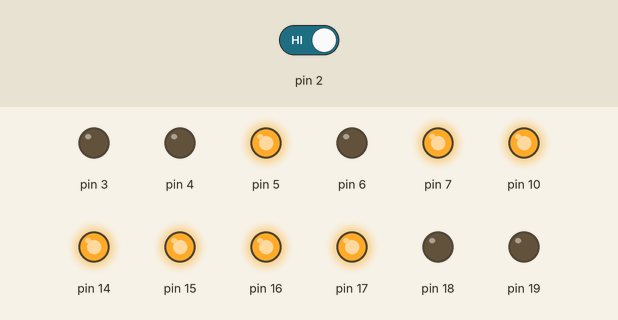
The sketch below on a simulated Arduino Uno, built with avr-gcc and run on an emulated ATmega328P. Shown: output pins drawn as LEDs (lit = HIGH). The test bench sets the inputs (shaded band); at power-on: pin 2 HIGH.

Above: at 1.2 s.
1.3 s: pin 2 driven LOW
Timing chart, 0 to 4.3 s (numbered marks = the images above; inputs shaded):
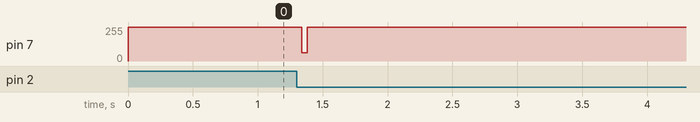

Measured:
- after the input at 1.3 s, pin 7: 255/255 → 62/255 at once, → 255/255 0.04 s later

The sketch:

Diamond_5.ino
```cpp
// include the SPI library:
#include <SPI.h>

struct fin { byte outer,outer2,inner2,inner; };
byte check = 0;
const static fin dat[] =
{
   //0b_0111_0000, 0b_0011_1000, 0b_0000_0000, 0b0000_0000
   //     7    0       3    8         0   0        0    0
 {0x00,0x00,0x00,0x00},//0
 {0x00,0x00,0x00,0x00},//1
 {0x00,0x00,0x00,0x00},//2
 {0x00,0x00,0x00,0x00},//3
 {0x00,0x00,0x00,0x00},//4
 {0x00,0x00,0x00,0x00},//5
 {0x00,0x00,0x00,0x00},//6
 {0x00,0x00,0x00,0x00},//7
 {0x00,0x00,0x00,0x00},//8
 {0x00,0x00,0x00,0x00},//9
 {0x00,0x00,0x00,0x00},//0
 {0x00,0x00,0x00,0x00},//11
 {0x00,0x00,0x00,0x00},//12
 {0x00,0x00,0x00,0x00},//13
 {0x00,0x00,0x00,0x00},//14
 {0x00,0x00,0x00,0x00},//15
 {0x00,0x00,0x00,0x00},//16
 {0x00,0x00,0x00,0x00},//17
 {0x00,0x00,0x00,0x00},//18
 {0x00,0x00,0x00,0x00},//19
 {0x00,0x00,0x00,0x00},//20
 {0x00,0x00,0x00,0x00},//21
 {0x00,0x00,0x00,0x00},//22
 {0x00,0x00,0x00,0x00},//23
 {0x00,0x00,0x00,0x00},//24
 {0x00,0x00,0x00,0x00},//25
 {0x00,0x00,0x00,0x00},//26
 {0x00,0x00,0x00,0x00},//27
 {0x00,0x00,0x00,0x00},//28
 {0x00,0x00,0x00,0x00},//29
 {0x00,0x00,0x00,0x00},//30
 {0x00,0x00,0x00,0x00},//31
 {0x00,0x00,0x00,0x00},//32
 {0x00,0x00,0x00,0x00},//33
 {0x00,0x00,0x00,0x00},//34
 {0x00,0x00,0x00,0x00},//35
 {0x00,0x00,0x00,0x00},//36
 {0x00,0x00,0x00,0x00},//37
 {0x00,0x00,0x00,0x00},//38
 {0x00,0x00,0x00,0x00},//39
 {0x00,0x00,0x00,0x00},//40
 {0x00,0x00,0x00,0x00},//41
 {0x00,0x00,0x00,0x00},//42
 {0x00,0x00,0x00,0x00},//43
 {0x00,0x00,0x00,0x00},//44
 {0x00,0x00,0x00,0x00},//45
 {0x00,0x00,0x00,0x00},//46
 {0x00,0x00,0x00,0x00},//47
 {0x00,0x00,0x00,0x00},//48
 {0x00,0x00,0x00,0x00},//49
 {0x00,0x00,0x00,0x00},//50
 {0x00,0x00,0x00,0x00},//51
 {0x00,0x00,0x00,0x00},//52
 {0x00,0x00,0x00,0x00},//53
 {0x00,0x00,0x00,0x00},//54
 {0x00,0x00,0x00,0x00},//55
 {0x00,0x00,0x00,0x00},//56
 {0x00,0x00,0x00,0x00},//57
 {0x00,0x00,0x00,0x00},//58
 {0x00,0x00,0x00,0x00},//59
 {0x00,0x00,0x00,0x00},//60
 {0x00,0x00,0x00,0x00},//61
 {0x00,0x00,0x00,0x00},//62
 {0x00,0x00,0x00,0x00},//63
 {0x00,0x00,0x00,0x00},//64
 {0x00,0x00,0x00,0x00},//65
 {0x00,0x00,0x00,0x00},//66
 {0x00,0x00,0x00,0x00},//67
 {0x00,0x00,0x00,0x00},//68
 {0x00,0x00,0x00,0x00},//69
 {0x00,0x00,0x00,0x00},//70
 {0x00,0x00,0x00,0x00},//71
 {0x00,0x00,0x00,0x00},//72
 {0x00,0x00,0x00,0x00},//73
 {0x00,0x00,0x00,0x00},//74
 {0x00,0x00,0x00,0x00},//75
 {0x00,0x00,0x00,0x00},//76
 {0x00,0x00,0x00,0x00},//77
 {0x00,0x00,0x00,0x00},//78
 {0x00,0x00,0x00,0x00},//79
 {0x00,0x00,0x00,0x00},//80
 {0x00,0x00,0x00,0x00},//81
 {0x00,0x00,0x00,0x00},//82
 {0x00,0x00,0x00,0x00},//83
 {0x00,0x00,0x00,0x00},//84
 {0x00,0x00,0x00,0x00},//85
 {0x00,0x00,0x00,0x00},//86
 {0x00,0x00,0x00,0x00},//87
 {0x00,0x00,0x00,0x00},//88
 {0x00,0x00,0x00,0x00},//89
 {0x00,0x00,0x00,0x00},//90
 {0x00,0x00,0x00,0x00},//91
 {0x00,0x00,0x00,0x00},//92
 {0x00,0x00,0x00,0x00},//93
 {0x00,0x00,0x00,0x00},//94
 {0x00,0x00,0x00,0x00},//95
 {0x00,0x00,0x00,0x00},//96
 {0x00,0x00,0x00,0x00},//97
 {0x00,0x00,0x00,0x00},//98
 {0x00,0x00,0x00,0x00},//99
 {0x00,0x00,0x00,0x00},//100
 {0x00,0x00,0x00,0x00},//101
 {0x00,0x00,0x00,0x00},//102
 {0x00,0x00,0x00,0x00},//103
 {0x00,0x00,0x00,0x00},//104
 {0x00,0x00,0x00,0x00},//105
 {0x00,0x00,0x00,0x00},//106
 {0x00,0x00,0x00,0x00},//107
 {0x00,0x00,0x00,0x00},//108
 {0x00,0x00,0x00,0x00},//109
 {0x00,0x00,0x00,0x00},//110
 {0x00,0x00,0x00,0x00},//111
 {0x00,0x00,0x00,0x00},//112
 {0x00,0x00,0x00,0x00},//113
 {0x00,0x00,0x00,0x00},//114
 {0x00,0x00,0x00,0x00},//115
 {0x00,0x00,0x00,0x00},//116
 {0x00,0x00,0x00,0x00},//117
 {0x00,0x00,0x00,0x00},//118
 {0x00,0x00,0x00,0x00},//119
 {0x00,0x00,0x00,0x00},//120
 {0x00,0x00,0x00,0x00},//121
 {0x00,0x00,0x00,0x00},//122
 {0x00,0x00,0x00,0x00},//123
 {0x00,0x00,0x00,0x00},//124
 {0x00,0x00,0x00,0x00},//125
 {0x00,0x00,0x00,0x00},//126
 {0x00,0x00,0x00,0x00},//127
 {0x00,0x00,0x00,0x00},//128
 {0x00,0x00,0x00,0x00},//129
 {0x00,0x00,0x00,0x00},//130
 {0x00,0x00,0x00,0x00},//131
 {0x00,0x00,0x00,0x00},//132
 {0x00,0x00,0x00,0x00},//133
 {0x00,0x00,0x00,0x00},//134
 {0x00,0x00,0x00,0x00},//135
 {0x00,0x00,0x00,0x00},//136
 {0x00,0x00,0x00,0x00},//137
 {0x00,0x00,0x00,0x00},//138
 {0x00,0x00,0x00,0x00},//139
 {0x00,0x00,0x00,0x00},//140
 {0x00,0x00,0x00,0x00},//141
 {0x00,0x00,0x00,0x00},//142
 {0x00,0x00,0x00,0x00},//143
 {0x00,0x00,0x00,0x00},//144
 {0x00,0x00,0x00,0x00},//145
 {0x00,0x00,0x00,0x00},//146
 {0x00,0x00,0x00,0x00},//147
 {0x00,0x00,0x00,0x00},//148
 {0x00,0x00,0x00,0x00},//149
 {0x00,0x00,0x00,0x00},//150
 {0x00,0x00,0x00,0x00},//151
 {0x00,0x00,0x00,0x00},//152
 {0x00,0x00,0x00,0x00},//153
 {0x00,0x00,0x00,0x00},//154
 {0x00,0x00,0x00,0x00},//155
 {0x00,0x00,0x00,0x00},//156
 {0x00,0x00,0x00,0x00},//157
 {0x00,0x00,0x00,0x00},//158
 {0x00,0x00,0x00,0x00},//159
 {0x00,0x00,0x00,0x00},//160
 {0x00,0x00,0x00,0x00},//161
 {0x00,0x00,0x00,0x00},//162
 {0x00,0x00,0x00,0x00},//163
 {0x00,0x00,0x00,0x00},//164
 {0x00,0x00,0x00,0x00},//165
 {0x00,0x00,0x00,0x00},//166
 {0x00,0x00,0x00,0x00},//167
 {0x00,0x00,0x00,0x00},//168
 {0x00,0x00,0x00,0x00},//169
 {0x00,0x00,0x00,0x00},//170
 {0x00,0x00,0x00,0x00},//171
 {0x00,0x00,0x00,0x00},//172
 {0x00,0x00,0x00,0x00},//173
 {0x00,0x00,0x00,0x00},//174
 {0x00,0x00,0x00,0x00},//175
 {0x00,0x00,0x00,0x00},//176
 {0x00,0x00,0x00,0x00},//177
 {0x00,0x00,0x00,0x00},//178
 {0x00,0x00,0x00,0x00},//179
 {0x00,0x00,0x00,0x00},//180
 {0x00,0x00,0x00,0x00},//181
 {0x00,0x80,0x00,0x00},//182
 {0x01,0xC0,0x00,0x00},//183
 {0x03,0xE0,0x00,0x00},//184
 {0x03,0x30,0x00,0x00},//185
 {0x0E,0x38,0x00,0x00},//186
 {0x1C,0x1C,0x00,0x00},//187
 {0x38,0x0E,0x00,0x00},//188
 {0x70,0x07,0x00,0x00},//189
 {0xE0,0x01,0xC0,0x00},//190
 {0xC0,0x01,0xC0,0x00},//191
 {0x80,0x00,0xE0,0x00},//192
 {0xC0,0x01,0xC0,0x00},//193
 {0xE0,0x01,0xC0,0x00},//194
 {0x70,0x07,0x00,0x00},//195
 {0x38,0x0E,0x00,0x00},//196
 {0x1C,0x1C,0x00,0x00},//197
 {0x0E,0x38,0x00,0x00},//198
 {0x03,0x30,0x00,0x00},//199
 {0x03,0xE0,0x00,0x00},//200
 {0x01,0xC0,0x00,0x00},//201
 {0x00,0x80,0x00,0x00},//202
 {0x00,0x00,0x00,0x00},//203
 {0x00,0x00,0x00,0x00},//204
 {0x00,0x00,0x00,0x00},//205
 {0x00,0x00,0x00,0x00},//206
 {0x00,0x00,0x00,0x00},//207
 {0x00,0x00,0x00,0x00},//208
 {0x00,0x00,0x00,0x00},//209
 {0x00,0x00,0x00,0x00},//210
 {0x00,0x00,0x00,0x00},//211
 {0x00,0x00,0x00,0x00},//212
 {0x00,0x00,0x00,0x00},//213
 {0x00,0x00,0x00,0x00},//214
 {0x00,0x00,0x00,0x00},//215
 {0x00,0x00,0x00,0x00},//216
 {0x00,0x00,0x00,0x00},//217
 {0x00,0x00,0x00,0x00},//218
 {0x00,0x00,0x00,0x00},//219
 {0x00,0x00,0x00,0x00},//220
 {0x00,0x00,0x00,0x00},//221
 {0x00,0x00,0x00,0x00},//222
 {0x00,0x00,0x00,0x00},//223
 {0x00,0x00,0x00,0x00},//224
 {0x00,0x00,0x00,0x00},//225
 {0x00,0x00,0x00,0x00},//226
 {0x00,0x00,0x00,0x00},//227
 {0x00,0x00,0x00,0x00},//228
 {0x00,0x00,0x00,0x00},//229
 {0x00,0x00,0x00,0x00},//230
 {0x00,0x00,0x00,0x00},//231
 {0x00,0x00,0x00,0x00},//232
 {0x00,0x00,0x00,0x00},//233
 {0x00,0x00,0x00,0x00},//234
 {0x00,0x00,0x00,0x00},//235
 {0x00,0x00,0x00,0x00},//236
 {0x00,0x00,0x00,0x00},//237
 {0x00,0x00,0x00,0x00},//238
 {0x00,0x00,0x00,0x00},//239
 {0x00,0x00,0x00,0x00},//240
 {0x00,0x00,0x00,0x00},//241
 {0x00,0x00,0x00,0x00},//242
 {0x00,0x00,0x00,0x00},//243
 {0x00,0x00,0x00,0x00},//244
 {0x00,0x00,0x00,0x00},//245
 {0x00,0x00,0x00,0x00},//246
 {0x00,0x00,0x00,0x00},//247
 {0x00,0x00,0x00,0x00},//248
 {0x00,0x00,0x00,0x00},//249
 {0x00,0x00,0x00,0x00},//250
 {0x00,0x00,0x00,0x00},//251
 {0x00,0x00,0x00,0x00},//252
 {0x00,0x00,0x00,0x00},//253
 {0x00,0x00,0x00,0x00},//254
 {0x00,0x00,0x00,0x00},//255

};

volatile unsigned i = 0;

void setup() {
  // Initialize I/O
  DDRC = DDRC | B0111111;
  DDRD = DDRD | B11111000;
  attachInterrupt(0,timing,FALLING);
  // initialize SPI:
  SPI.begin();
  SPI.setDataMode(SPI_MODE0);
  SPI.setClockDivider(SPI_CLOCK_DIV2);
  SPI.setBitOrder(MSBFIRST);

  PORTC = B0001111;
  PORTD = B10100000;
}

void loop() {

}

void timing(){
   //Runs when falling edge from Schmitt Trigger is seen
   check = digitalRead(2);   // This is mucho importante
   if(0 != check){
    return;
   }
   for (i=32+128; i<256; i++) {
        LEDWrite();
   }
   for (i=0; i<32+128; i++) {
        LEDWrite();
   }
   PORTD = B10100000;
}

void LEDWrite() {
  PORTD = 0b10100000;
  SPI.transfer(dat[i].outer);
  SPI.transfer(dat[i].outer2);
  SPI.transfer(dat[i].inner2);
  SPI.transfer(dat[i].inner);
  PORTD = 0b11100000;
  //delayMicroseconds(59);
  PORTD = 0b00100000;
  delayMicroseconds(118);
}
```
